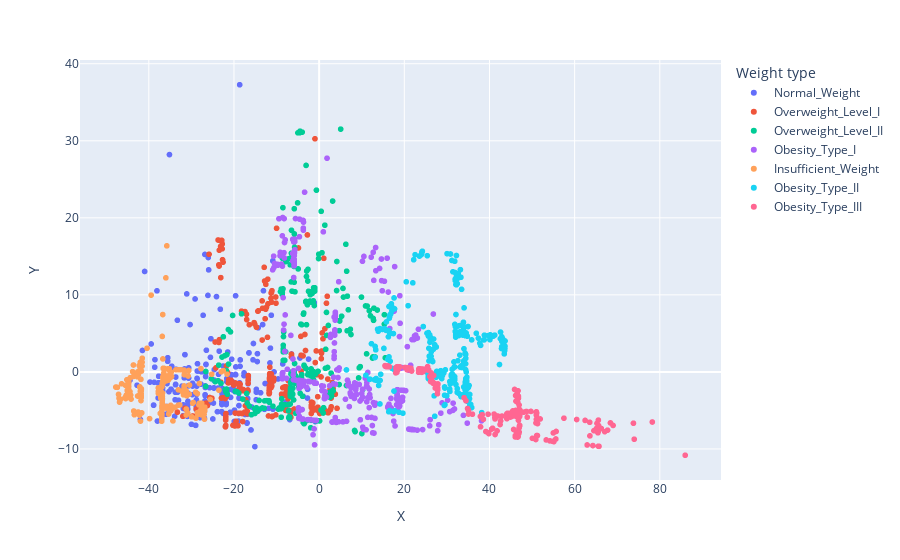

Notebook source saved alongside this figure:
### Code cell
px.scatter(
    pca_df,
    x=0,
    y=1,
    color=NObeyesdad_text,
    labels={"0": "X", "1": "Y", "color": "Weight type"},
)

### Figure 1 — Plotly figure (JSON) as saved in the notebook; plotly's stock layout.template omitted (floating-point values rounded to 4 significant figures; data arrays with more than 128 entries replaced by an {"elided": "..."} marker saying what was removed)
{"data": [{"hovertemplate": "Weight type=Normal_Weight<br>X=%{x}<br>Y=%{y}<extra></extra>", "legendgroup": "Normal_Weight", "marker": {"color": "#636efa", "symbol": "circle"}, "mode": "markers", "name": "Normal_Weight", "showlegend": true, "type": "scattergl", "x": {"elided": "287 float values"}, "xaxis": "x", "y": {"elided": "287 float values"}, "yaxis": "y"}, {"hovertemplate": "Weight type=Overweight_Level_I<br>X=%{x}<br>Y=%{y}<extra></extra>", "legendgroup": "Overweight_Level_I", "marker": {"color": "#EF553B", "symbol": "circle"}, "mode": "markers", "name": "Overweight_Level_I", "showlegend": true, "type": "scattergl", "x": {"elided": "290 float values"}, "xaxis": "x", "y": {"elided": "290 float values"}, "yaxis": "y"}, {"hovertemplate": "Weight type=Overweight_Level_II<br>X=%{x}<br>Y=%{y}<extra></extra>", "legendgroup": "Overweight_Level_II", "marker": {"color": "#00cc96", "symbol": "circle"}, "mode": "markers", "name": "Overweight_Level_II", "showlegend": true, "type": "scattergl", "x": {"elided": "290 float values"}, "xaxis": "x", "y": {"elided": "290 float values"}, "yaxis": "y"}, {"hovertemplate": "Weight type=Obesity_Type_I<br>X=%{x}<br>Y=%{y}<extra></extra>", "legendgroup": "Obesity_Type_I", "marker": {"color": "#ab63fa", "symbol": "circle"}, "mode": "markers", "name": "Obesity_Type_I", "showlegend": true, "type": "scattergl", "x": {"elided": "351 float values"}, "xaxis": "x", "y": {"elided": "351 float values"}, "yaxis": "y"}, {"hovertemplate": "Weight type=Insufficient_Weight<br>X=%{x}<br>Y=%{y}<extra></extra>", "legendgroup": "Insufficient_Weight", "marker": {"color": "#FFA15A", "symbol": "circle"}, "mode": "markers", "name": "Insufficient_Weight", "showlegend": true, "type": "scattergl", "x": {"elided": "272 float values"}, "xaxis": "x", "y": {"elided": "272 float values"}, "yaxis": "y"}, {"hovertemplate": "Weight type=Obesity_Type_II<br>X=%{x}<br>Y=%{y}<extra></extra>", "legendgroup": "Obesity_Type_II", "marker": {"color": "#19d3f3", "symbol": "circle"}, "mode": "markers", "name": "Obesity_Type_II", "showlegend": true, "type": "scattergl", "x": {"elided": "297 float values"}, "xaxis": "x", "y": {"elided": "297 float values"}, "yaxis": "y"}, {"hovertemplate": "Weight type=Obesity_Type_III<br>X=%{x}<br>Y=%{y}<extra></extra>", "legendgroup": "Obesity_Type_III", "marker": {"color": "#FF6692", "symbol": "circle"}, "mode": "markers", "name": "Obesity_Type_III", "showlegend": true, "type": "scattergl", "x": {"elided": "324 float values"}, "xaxis": "x", "y": {"elided": "324 float values"}, "yaxis": "y"}], "layout": {"legend": {"title": {"text": "Weight type"}, "tracegroupgap": 0}, "margin": {"t": 60}, "xaxis": {"anchor": "y", "domain": [0, 1], "title": {"text": "X"}}, "yaxis": {"anchor": "x", "domain": [0, 1], "title": {"text": "Y"}}}}
